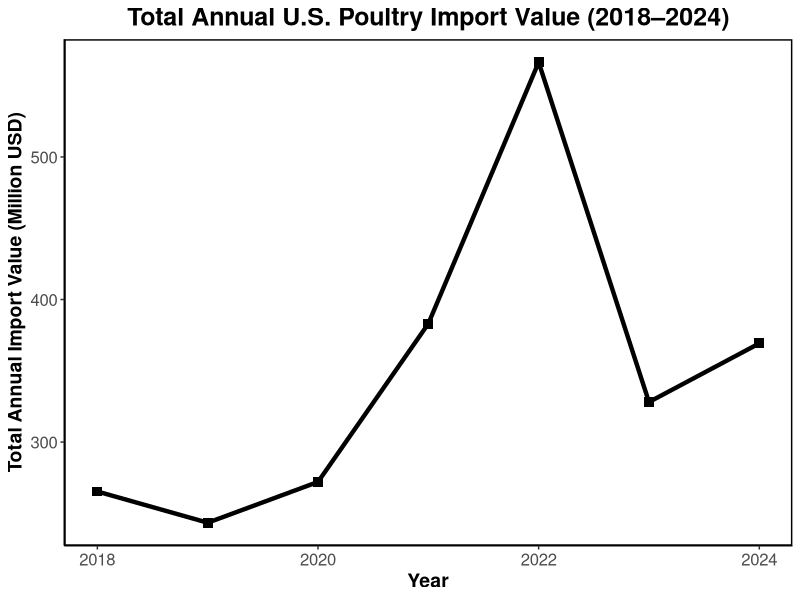
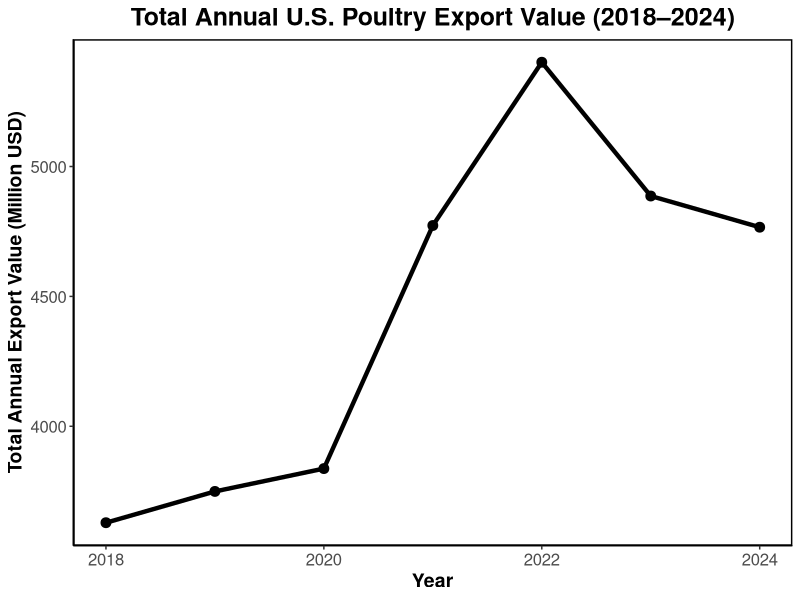

These figures' R source, in order:
## ---- chunk 1

library(dplyr)
library(tidyr)
library(ggplot2)

PoultryData <- read.csv("../Data/03_assignment_data.csv")
# glimpse(PoultryData)
# colnames(PoultryData)
# identical(PoultryData$qty, PoultryData$net_wgt)

PoultryDataClean <- PoultryData %>% 
  mutate(
    qty_mg = qty/1000
    ) %>%
  dplyr::select(
    ref_year,
    flow_desc, 
    partner_desc, 
    primary_value, 
    qty_mg
    ) %>%
  arrange(
    flow_desc
    )

PoultryDataClean
## ---- chunk 2
PoultryDataClean_Import <- filter(PoultryDataClean,
                              flow_desc == "Import",
                              ref_year >= 2018,
                              ref_year <= 2024
                                  )

PoultryDataClean_Import

PoultryDataClean_Import_CountryNum <- n_distinct(PoultryDataClean_Import$partner_desc)

PoultryDataClean_Import_CountryNum

## ---- chunk 3

Tradevalues_Import <- PoultryDataClean_Import %>%
  dplyr::select(
                partner_desc,
                ref_year,
                primary_value
                )

Tradevalues_Import

Tradevalues_Import_min <- arrange(
                                  Tradevalues_Import,
                                  primary_value
                                  ) %>%
  slice(1)

Tradevalues_Import_min

Tradevalues_Import_max <- arrange(
                                  Tradevalues_Import, 
                                  desc(primary_value)
                                  ) %>%
  slice(1)

Tradevalues_Import_max

## ---- chunk 4

TopfiveCountry_Import_2018 <- PoultryDataClean_Import %>%
  filter(ref_year == 2018) %>%
  group_by(partner_desc) %>%
  summarise(
    qty = sum(qty_mg),
    tradevalue = sum(primary_value)) %>%
  arrange(desc(qty)) %>%
  slice(1:5)

TopfiveCountry_Import_2018
  
TopfiveCountry_Import_2024 <- PoultryDataClean_Import %>%
  filter(ref_year == 2024) %>%
  group_by(partner_desc) %>%
  summarise(
    qty = sum(qty_mg),
    tradevalue = sum(primary_value)) %>%
  arrange(desc(qty)) %>%
  slice(1:5)

TopfiveCountry_Import_2024

## ---- chunk 5

TotalImportValue_Country <- PoultryDataClean_Import %>%
  dplyr::select(partner_desc,
                primary_value
                ) %>%
  group_by(partner_desc) %>%
  summarise(Total_import_tradevalue = sum(primary_value)) %>%
  arrange(desc(Total_import_tradevalue))

TotalImportValue_Country

## ---- chunk 6

TotalImportValue_Yearly <- PoultryDataClean_Import %>%
  dplyr::select(ref_year,
                primary_value
                ) %>%
  group_by(ref_year) %>%
  summarise(Total_import_tradevalue = sum(primary_value)) %>%
  arrange(desc(Total_import_tradevalue))

TotalImportValue_Yearly

## ---- chunk 7

TotalImportValue_Yearly_1 <- mutate(TotalImportValue_Yearly,
                                    Total_import_tradevalue_million = Total_import_tradevalue/1000000)

TotalImportValue_Yearly_1

ggplot(data = TotalImportValue_Yearly_1,
       aes(x = ref_year,
           y = Total_import_tradevalue_million)
       ) + 
  geom_line(color = "black",
                 linewidth = 1.5) +
  geom_point(color = "black",
             size = 3,
             shape = 15) +
  labs(x = "Year",
       y = "Total Annual Import Value (Million USD)",
       title = "Total Annual U.S. Poultry Import Value (2018–2024)") +
  theme_classic() +
  theme(plot.title = element_text(hjust = 0.5, size = 18, face = "bold"),
        axis.title = element_text(size = 14, face = "bold"),
        axis.text = element_text(size = 12),
        panel.border = element_rect(color = "black", fill = NA, linewidth = 1)
        )

## ---- chunk 8

PoultryDataClean_Export <- filter(PoultryDataClean,
                              flow_desc == "Export",
                              ref_year >= 2018,
                              ref_year <= 2024
                                  )

PoultryDataClean_Export

PoultryDataClean_Export_CountryNum <- n_distinct(PoultryDataClean_Export$partner_desc)

PoultryDataClean_Export_CountryNum

## ---- chunk 9

Tradevalues_Export <- PoultryDataClean_Export %>%
  dplyr::select(
                partner_desc,
                ref_year,
                primary_value
                )

Tradevalues_Export

Tradevalues_Export_min <- arrange(
                                  Tradevalues_Export,
                                  primary_value
                                  ) %>%
  slice(1)

Tradevalues_Export_min

Tradevalues_Export_max <- arrange(
                                  Tradevalues_Export, 
                                  desc(primary_value)
                                  ) %>%
  slice(1)

Tradevalues_Export_max

## ---- chunk 10

TopfiveCountry_Export_2018 <- PoultryDataClean_Export %>%
  filter(ref_year == 2018) %>%
  group_by(partner_desc) %>%
  summarise(
    qty = sum(qty_mg),
    tradevalue = sum(primary_value)) %>%
  arrange(desc(qty)) %>%
  slice(1:5)

TopfiveCountry_Export_2018
  
TopfiveCountry_Export_2024 <- PoultryDataClean_Export %>%
  filter(ref_year == 2024) %>%
  group_by(partner_desc) %>%
  summarise(
    qty = sum(qty_mg),
    tradevalue = sum(primary_value)) %>%
  arrange(desc(qty)) %>%
  slice(1:5)

TopfiveCountry_Export_2024

## ---- chunk 11

TotalExportValue_Country <- PoultryDataClean_Export %>%
  dplyr::select(partner_desc,
                primary_value
                ) %>%
  group_by(partner_desc) %>%
  summarise(Total_export_tradevalue = sum(primary_value)) %>%
  arrange(desc(Total_export_tradevalue))

TotalExportValue_Country


## ---- chunk 12

TotalExportValue_Yearly <- PoultryDataClean_Export %>%
  dplyr::select(ref_year,
                primary_value
                ) %>%
  group_by(ref_year) %>%
  summarise(Total_export_tradevalue = sum(primary_value)) %>%
  arrange(desc(Total_export_tradevalue))

TotalExportValue_Yearly

## ---- chunk 13

TotalExportValue_Yearly_1 <- mutate(TotalExportValue_Yearly,
                                    Total_export_tradevalue_million = Total_export_tradevalue/1000000)

TotalExportValue_Yearly_1

ggplot(data = TotalExportValue_Yearly_1,
       aes(x = ref_year,
           y = Total_export_tradevalue_million)
       ) + 
  geom_line(color = "black",
                 linewidth = 1.5) +
  geom_point(color = "black",
             size = 3) +
  labs(x = "Year",
       y = "Total Annual Export Value (Million USD)",
       title = "Total Annual U.S. Poultry Export Value (2018–2024)") +
  theme_classic() +
  theme(plot.title = element_text(hjust = 0.5, size = 18, face = "bold"),
        axis.title = element_text(size = 14, face = "bold"),
        axis.text = element_text(size = 12),
        panel.border = element_rect(color = "black", fill = NA, linewidth = 1)
        )

## ---- chunk 14

TotalValue <- PoultryDataClean %>%
  group_by(flow_desc) %>%
  summarise(sum(primary_value))

TotalValue

## ---- chunk 15

TotalCountryNumber <- PoultryDataClean %>%
  group_by(flow_desc) %>%
  summarise(countrynumber = n_distinct(partner_desc))

TotalCountryNumber

## ---- chunk 16

Annualvalues <- PoultryDataClean %>%
  group_by(flow_desc,
            ref_year) %>%
  summarise(primary_value_annually = sum(primary_value)) %>%
  pivot_wider(names_from = flow_desc,
              values_from = primary_value_annually
              )

Annualvalues

## ---- chunk 17

